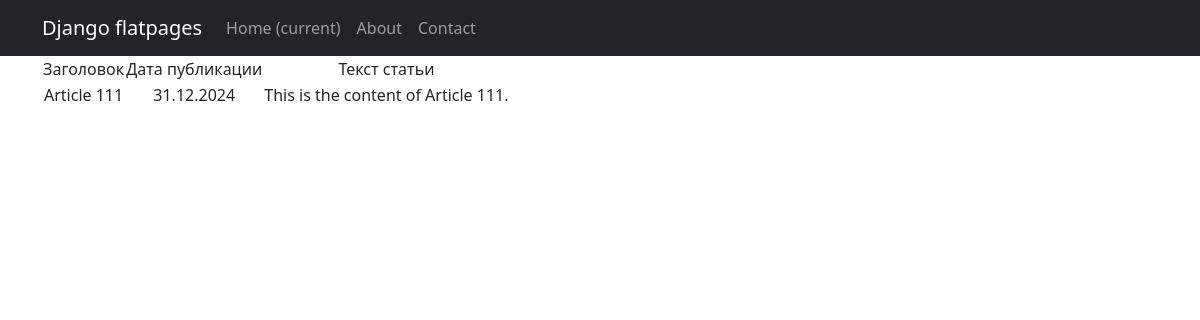
Screenshot of /article/7/ with the database file from the repository.
### models_app/models.py (models this page shows, shortened)
class Post(models.Model):
    ARTICLE = 'AR'
    NEWS = 'NW'
    POST_TYPE_CHOICES = [
        (ARTICLE, 'Article'),
        (NEWS, 'News'),
    ]
    author = models.ForeignKey(Author, on_delete=models.CASCADE, related_name='posts')
    post_type = models.CharField(max_length=2, choices=POST_TYPE_CHOICES, default=ARTICLE)
    created_at = models.DateTimeField(auto_now_add=True)
    categories = models.ManyToManyField(Category, related_name='posts')
    title = models.CharField(max_length=255)
    content = models.TextField()
    rating = models.IntegerField(default=0)

### models_app/views.py (the view)
# urls.py: path('article/<int:pk>/', ArticleDetail.as_view(), name='article_by_id'),
class ArticleDetail(DetailView):
    model = Post
    queryset = Post.objects.filter(post_type='AR')
    template_name = 'news_item.html'
    context_object_name = 'news_item'
    def get_object(self, *args, **kwargs):
        obj = cache.get(f'article-{self.kwargs["pk"]}', None)
        if not obj:
            obj = super().get_object(queryset=self.queryset)
            cache.set(f'article-{self.kwargs["pk"]}', obj)
        return obj

### models_app/templatetags/custom_filters.py (called while the page is built)
@register.filter()
def censor(string):
    bad_words = ["убийство", "фальсификация", "хакеры"]
    if not isinstance(string, str):
        raise ValueError("Фильтр 'censor' можно применять только к строкам.")
    cleaned_string = ''.join(char for char in string if char.isalnum() or char.isspace()) #очистка строки от спец символов (!,$, и т.д.)
    words = cleaned_string.split()
    for word in words:
        if word.lower() in bad_words:
            censored_word = word[0] + "*" * (len(word) - 1)
            string = string.replace(word, censored_word)
    return string

### templates/news_item.html
{% extends 'flatpages/default.html' %}
{% load custom_filters %}
{% block content %}
{% if news_item %}
    <table>
           <tr>
               <td>Заголовок</td>
               <td>Дата публикации</td>
               <td>Текст статьи</td>
           </tr>
           <tr>
               <td>{{ news_item.title|censor }}</td>
               <td>{{ news_item.created_at|date:'d.m.Y' }}</td>
               <td>{{ news_item.content|censor }}</td>
           </tr>
       </table>
{% else %}
    <h2> Новости нет! </h2>
{% endif %}
{% endblock content %}

### rows the page displays
Post: title|censor "Article 111", created_at "31.12.2024", content|censor "This is the content of Article 111."
